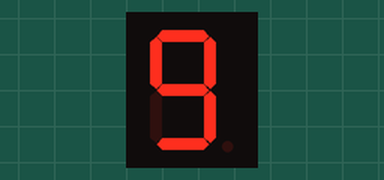
Simulated run of this sketch. Board: Arduino Uno, built with avr-gcc and run on an emulated ATmega328P. Parts: 1-digit seven-segment display. Wiring (inferred from the names in the program): 1-digit 7-segment display, segments lit when LOW: segments pin 6, pin 7, pin 8, pin 9, pin 10, pin 11, pin 12. The segment pins are drawn as the display they are named for.

Above: at 0.1 s.
At 1.1 s:
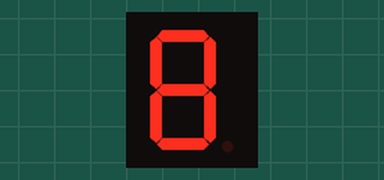
At 2.1 s:
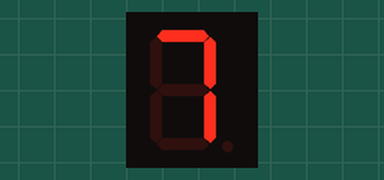
At 4.1 s:
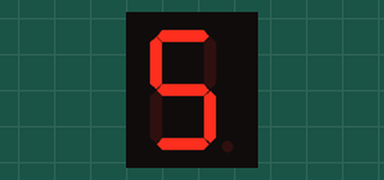
At 6.1 s:
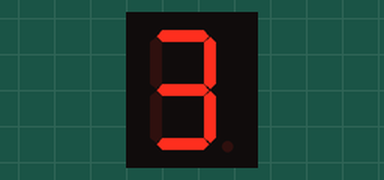
At 9.1 s:
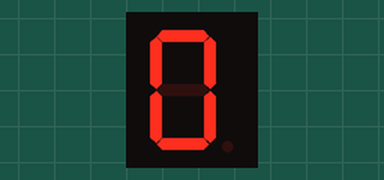

Measured:
- by itself, everything shown: repeats every 10.0 s, in 11 steps
- what the display in image 1 shows lasts 1.0 s, from 1.0 s to 2.0 s

The sketch:

OUT_7Seg_2.ino
```cpp
int a = 6;        //for light part A
int b = 7;        // B
int c = 8;        // C
int d = 9;        // D
int e = 10;       // E
int f = 11;       // F
int g = 12;       // G

void setup()
{
  pinMode(a, OUTPUT);    pinMode(b, OUTPUT);    pinMode(c, OUTPUT);
  pinMode(d, OUTPUT);    pinMode(e, OUTPUT);    pinMode(f, OUTPUT);
  pinMode(g, OUTPUT);
  segmentoff();
}

void segment_nom(int nom)
{
  if ( nom != 1 && nom != 4)
    digitalWrite(a, LOW);

  if (nom != 5 && nom != 6)
    digitalWrite(b, LOW);

  if (nom != 2)
    digitalWrite(c, LOW);

  if (nom != 1 && nom != 4 && nom != 7)
    digitalWrite(d, LOW);

  if (nom != 1 && nom != 3 && nom != 4 && nom != 5 && nom != 7 && nom != 9 )
    digitalWrite(e, LOW);

  if (nom != 1 && nom != 2 && nom != 3 && nom != 7)
    digitalWrite(f, LOW);

  if (nom != 0 && nom != 1 && nom != 7)
    digitalWrite(g, LOW);
}

void segmentoff()
{
  digitalWrite(a, HIGH);  digitalWrite(b, HIGH);  digitalWrite(c, HIGH);
  digitalWrite(d, HIGH);  digitalWrite(e, HIGH);  digitalWrite(f, HIGH);
  digitalWrite(g, HIGH);
}

void loop()
{
  for (int i = 9; i >= 0; i--)
  {
    segment_nom(i);
    delay(1000);
    segmentoff();
  }
}
```
